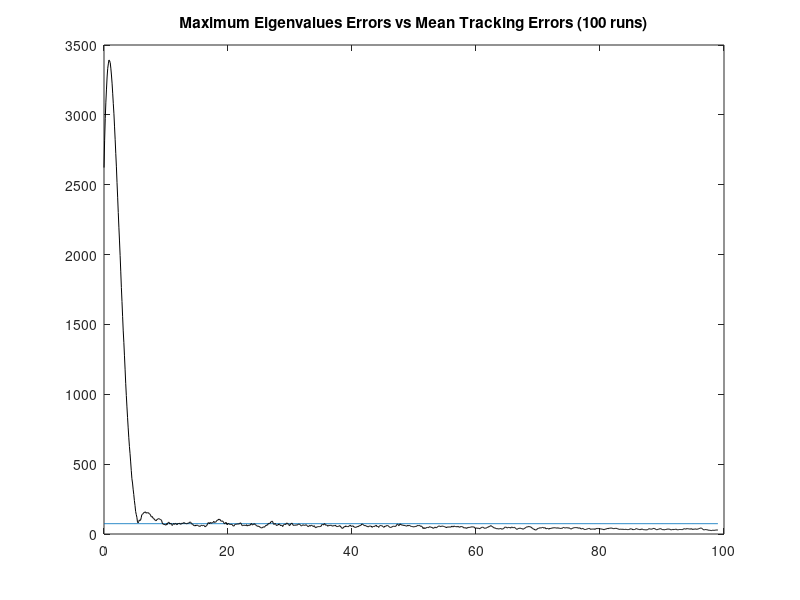

Here is the MATLAB script that generated this plot:
% EC 3310 Computer Assignment #4 Part1
% Alessio Grompone 02/03/2013
% Constant Gain Filter
clear all
%DATA
nloops=20;

delta=0.1;    %sample time
nsamples=1000; %number of samples

q2=1000; %plant noise square

S1p=[0;0];      %Sensor 1 position
sigma1r=100;   %standard deviation sensor 1 range
sigma1b=1*pi/180;   %standard deviation sensor 1 bearing
S1v=diag([sigma1r^2;sigma1b^2]);  %covariance
S1=[sigma1r;sigma1b];

%Inital Conditions

xo=-6000;
yo=20000;
Vxo=100;
Vyo=-173.2051;
%State Vector
xi=[xo;Vxo;yo;Vyo];

%Transition Matrix
F=[1,delta,0,0;0,1,0,0;0,0,1,delta;0,0,0,1];

%Measurement Matrix
H=[1,0,0,0;
    0,0,1,0];

%Kalman Filter Parameters

Qk=(q2)*[(delta^3)/3,(delta^2)/2,0,0;
    (delta^2)/2,delta,0,0;
    0,0,(delta^3)/3,(delta^2)/2;
    0,0,(delta^2)/2,delta];
G=eye(4);
for kk=1:nloops,
%initialize Matixes
zout=[];   %measurements output
posout=[]; %true target position
error=[];  %distance errors
polar=[];
x=xi;
Pest=[];
Perror=[];
MaxEigs=[];

for ii=1:nsamples,
    
    ztrue=H*x;
    posout=[posout,ztrue];
    
    %% SENSOR 1
   
    range=sqrt((ztrue-S1p)'*(ztrue-S1p));
    bearing=atan2(ztrue(2)-S1p(2),ztrue(1)-S1p(1));
    polar=[range;bearing];    
    rrr=randn(size(S1));
    z=polar+rrr.*S1;%has measurements adding random error
    xpol=z(1)*cos(z(2));
    ypol=z(1)*sin(z(2));
    cartesian=[xpol;ypol]+S1p;  %cartesian coordinates
    
    %collects the real position values in one matrix
    zout=[zout,cartesian];  %collects the measurement values in one matrix
    ztilde=ztrue-(cartesian); %error between real position and measured position
    error=[error,sqrt(ztilde'*ztilde)];%collects error values
   
   
    
%Estimating covarinace in cartesian  
Rk1=[40000 0;0 40000];

%fixed gain filter
[K,P]=dlqe(F,G,H,Qk,Rk1);

%measurement Initialized FILTER

M=[1 0 0 0;1/delta 0 -1/delta 0; 0 1 0 0; 0 1/delta 0 -1/delta];  

%momorization of first two measurements and R
if ii==1
    z1=cartesian;
    z2=cartesian;
    
elseif ii==2
    z1=z1;
    z2=cartesian;
else
    z1=z1;
    z2=z2;
end

%stop filter for the first two measurements
if ii<3
Pest=[];
Ptilde=0;
Perror=[];
MaxEig=0;
Xk_k=[0;0;0;0];
Pk_k=eye(4,4);

else
%Initailization
if ii==3
Xk1_k=[1 0 0 0; 1/delta 0 -1/delta 0; 0 1 0 0; 0 1/delta 0 -1/delta]*[z2;z1];
end

Ztk1=cartesian-H*Xk1_k; 

%correction
Xk1_k1=Xk1_k + K*(Ztk1);

%Reset estimate & cov for the next cycle
Xk_k = Xk1_k1;

%prediction
x=F*x;
Xk1_k=F*Xk_k;

%Position Estimates and Errors from the filter
Pestout=H*Xk_k;
Pest=[Pest,Pestout];
Ptilde=ztrue-Pestout; %error between real position and measured position
Perror=[Perror,sqrt(Ptilde'*Ptilde)];%collects error values

MaxEig=sqrt(eigs(P,1));

if ii<11
MaxEigs=[MaxEig];
Perror2=[sqrt(Ptilde'*Ptilde)];
else
MaxEigs=[MaxEigs;MaxEig]; 
Perror2=[Perror2,sqrt(Ptilde'*Ptilde)];
end


end
end

if kk==1
    merror=error;
    zoutmean=zout;
    mXest=Pest;
    Pmerror=Perror;
    mMaxEigs=MaxEigs;
    Pmerror2=Perror2;
    
else
    merror=merror+error;
    zoutmean=zoutmean+zout;  
    mXest=mXest+Pest;
    Pmerror=Pmerror+Perror;
    mMaxEigs=mMaxEigs+MaxEigs;
    Pmerror2=Pmerror2+Perror2;
    
end
end

merror=merror/nloops;
zoutmean=zoutmean/nloops;
mXest=mXest/nloops;
Pmerror=Pmerror/nloops;
mMaxEigs=mMaxEigs/nloops;
Pmerror2=Pmerror2/nloops;

%plot1 Target motion with mean noise measurements
plot(posout(1,:),posout(2,:),'-',zoutmean(1,:),zoutmean(2,:),'-');
title('Target Motion and Mean Measurement Trajectory');
pause;

%plot2 Target motion with Mean Track Trajectory
plot(posout(1,:),posout(2,:),'-',mXest(1,:),mXest(2,:),'-');
title('Target Motion and Mean Track Trajectory');
pause;

%Distance errors between Mean Track Trajectory and measurements
time=[1:max(size(error))]*delta-delta;
plot(time,merror,'-');
hold
time=[1:max(size(Perror))]*delta-delta;
plot(time+0.2,Pmerror,'-','Color','red');
title('Mean Measurements Errors and Mean track position errors vs Time (100 runs)');
pause;
hold off

%Distance errors between Mean Track Trajectory and Max Eigenvalues
time=(1:max(size(MaxEigs)))*delta-delta;
plot(time,mMaxEigs,'-');
hold
plot(time,Pmerror2,'-','Color','black');
title('Maximum Eigenvalues Errors vs Mean Tracking Errors (100 runs)');
pause;
hold off
close all
